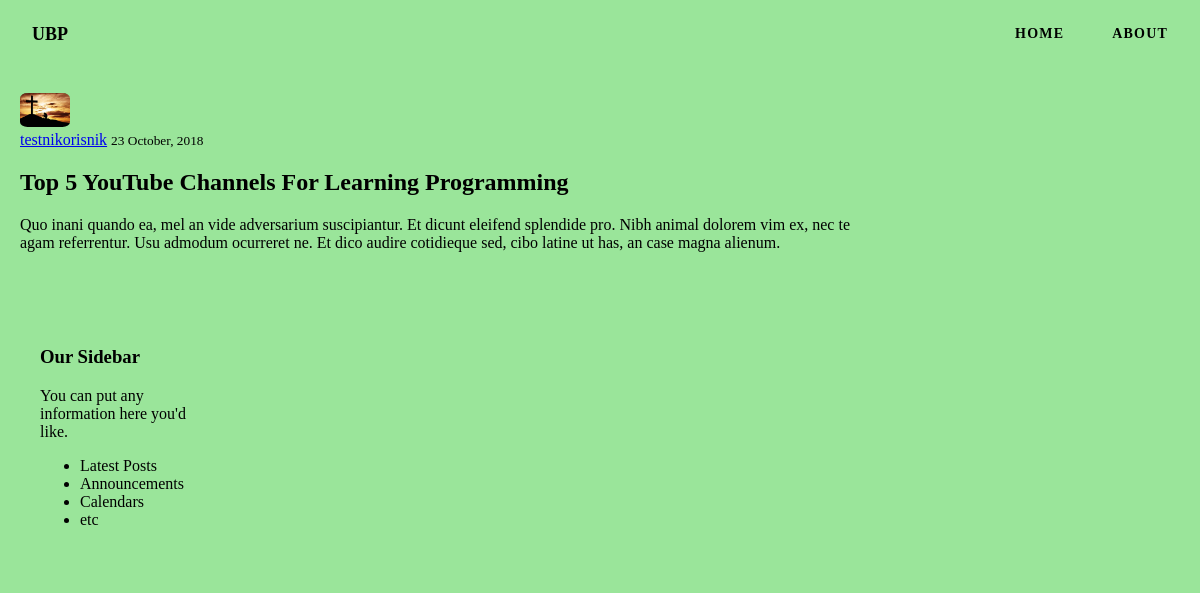
Screenshot of /post/28/ with the database file from the repository.
### blog/models.py (models this page shows, shortened)
class Post(models.Model):
    title = models.CharField(max_length=100)
    content = models.TextField()
    date_posted = models.DateTimeField(default=timezone.now)
    author = models.ForeignKey(User, on_delete=models.CASCADE)  # on_delete = u slučaju kada se obriše user, obrisati će se i svi njegovi postovi

### users/models.py (models this page shows, shortened)
class Profile(models.Model):
    user = models.OneToOneField(User, on_delete=models.CASCADE)
    image = models.ImageField(default='default.jpg', upload_to='profile_pics')

### blog/views.py (the view)
# urls.py: path('post/<int:pk>/', PostDetailView.as_view(), name='post-detail'),
class PostDetailView(DetailView):
    model = Post

### blog/templates/blog/post_detail.html (shortened to what this page needs)
{% extends "blog/base.html" %}
{% block content %}
    <article class="">
        <img class="user-logo" src="{{ object.author.profile.image.url }}">
        <div class="">
            <div class="">
                <a class="" href="{% url 'user-posts' object.author.username %}">{{ object.author }}</a>
                <small class="">{{ object.date_posted|date:"d F, Y" }}</small>
            </div>
            <h2 class="">{{ object.title }}</h2>
            <p class="">{{ object.content }}</p>
        </div>
    </article>
{% endblock content %}

### blog/static/blog/main.css (style rules this page uses)
* { box-sizing: border-box; }
html { margin: 0; padding: 0; width: 100%; height: 100vh; }
body { margin: 0; padding: 0; width: 100%; height: 100vh; font-family: Poppins; font-weight: 400; background-color: #9ae59a; }
.user-logo { width: 50px; height: auto; border-radius: 15%; }

### rows the page displays
Post: author.profile.image (placeholder picture), author "testnikorisnik", date_posted "23 October, 2018", title "Top 5 YouTube Channels For Learning Programming", content "Quo inani quando ea, mel an vide adversarium suscipiantur. Et dicunt eleifend splendide pro. Nibh animal dolorem vim ex, nec te agam referrentur. Usu admodum ocurreret ne. Et dico audire cotidieque sed, cibo latine ut has, an case magna alienum."
